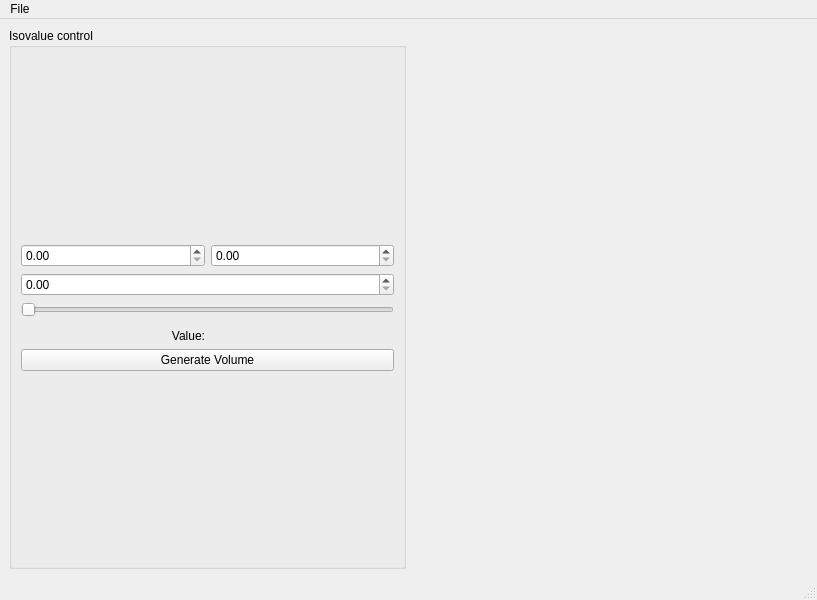
<?xml version="1.0" encoding="UTF-8"?>
<ui version="4.0">
 <class>MainWindow</class>
 <widget class="QMainWindow" name="MainWindow">
  <property name="geometry">
   <rect>
    <x>0</x>
    <y>0</y>
    <width>817</width>
    <height>600</height>
   </rect>
  </property>
  <property name="windowTitle">
   <string>MainWindow</string>
  </property>
  <widget class="QWidget" name="centralwidget">
   <layout class="QHBoxLayout" name="horizontalLayout">
    <item>
     <widget class="QGroupBox" name="groupBox">
      <property name="title">
       <string>Isovalue control</string>
      </property>
      <layout class="QVBoxLayout" name="verticalLayout">
       <item>
        <spacer name="verticalSpacer">
         <property name="orientation">
          <enum>Qt::Vertical</enum>
         </property>
         <property name="sizeHint" stdset="0">
          <size>
           <width>20</width>
           <height>40</height>
          </size>
         </property>
        </spacer>
       </item>
       <item>
        <layout class="QVBoxLayout" name="verticalLayout_2">
         <item>
          <layout class="QHBoxLayout" name="horizontalLayout_3">
           <item>
            <widget class="QDoubleSpinBox" name="minSpinBox"/>
           </item>
           <item>
            <widget class="QDoubleSpinBox" name="maxSpinBox"/>
           </item>
          </layout>
         </item>
         <item>
          <widget class="QDoubleSpinBox" name="linearSpinBox"/>
         </item>
         <item>
          <widget class="QSlider" name="linearSlider">
           <property name="sizePolicy">
            <sizepolicy hsizetype="Minimum" vsizetype="Fixed">
             <horstretch>0</horstretch>
             <verstretch>0</verstretch>
            </sizepolicy>
           </property>
           <property name="orientation">
            <enum>Qt::Horizontal</enum>
           </property>
          </widget>
         </item>
        </layout>
       </item>
       <item>
        <widget class="QExploratorySlider" name="exploratorySlider" native="true">
         <property name="sizePolicy">
          <sizepolicy hsizetype="Minimum" vsizetype="Preferred">
           <horstretch>0</horstretch>
           <verstretch>0</verstretch>
          </sizepolicy>
         </property>
        </widget>
       </item>
       <item>
        <layout class="QHBoxLayout" name="horizontalLayout_2">
         <item>
          <widget class="QLabel" name="label_2">
           <property name="text">
            <string>Value:</string>
           </property>
           <property name="alignment">
            <set>Qt::AlignRight|Qt::AlignTrailing|Qt::AlignVCenter</set>
           </property>
          </widget>
         </item>
         <item>
          <widget class="QLabel" name="valueLabel">
           <property name="text">
            <string/>
           </property>
          </widget>
         </item>
        </layout>
       </item>
       <item>
        <widget class="QPushButton" name="generateVolumeButton">
         <property name="text">
          <string>Generate Volume</string>
         </property>
        </widget>
       </item>
       <item>
        <spacer name="verticalSpacer_2">
         <property name="orientation">
          <enum>Qt::Vertical</enum>
         </property>
         <property name="sizeHint" stdset="0">
          <size>
           <width>20</width>
           <height>40</height>
          </size>
         </property>
        </spacer>
       </item>
      </layout>
     </widget>
    </item>
    <item>
     <widget class="QVTKWidget" name="qvtkWidget"/>
    </item>
   </layout>
  </widget>
  <widget class="QMenuBar" name="menubar">
   <property name="geometry">
    <rect>
     <x>0</x>
     <y>0</y>
     <width>817</width>
     <height>21</height>
    </rect>
   </property>
   <widget class="QMenu" name="menuFile">
    <property name="title">
     <string>File</string>
    </property>
    <addaction name="actionOpenVolume"/>
    <addaction name="actionExit"/>
   </widget>
   <addaction name="menuFile"/>
  </widget>
  <widget class="QStatusBar" name="statusbar"/>
  <action name="actionOpenVolume">
   <property name="text">
    <string>Open Volume</string>
   </property>
  </action>
  <action name="actionExit">
   <property name="text">
    <string>Exit</string>
   </property>
  </action>
 </widget>
 <customwidgets>
  <customwidget>
   <class>QVTKWidget</class>
   <extends>QWidget</extends>
   <header>QVTKWidget.h</header>
  </customwidget>
  <customwidget>
   <class>QExploratorySlider</class>
   <extends>QWidget</extends>
   <header>QExploratorySlider.h</header>
   <container>1</container>
  </customwidget>
 </customwidgets>
 <resources/>
 <connections/>
</ui>
